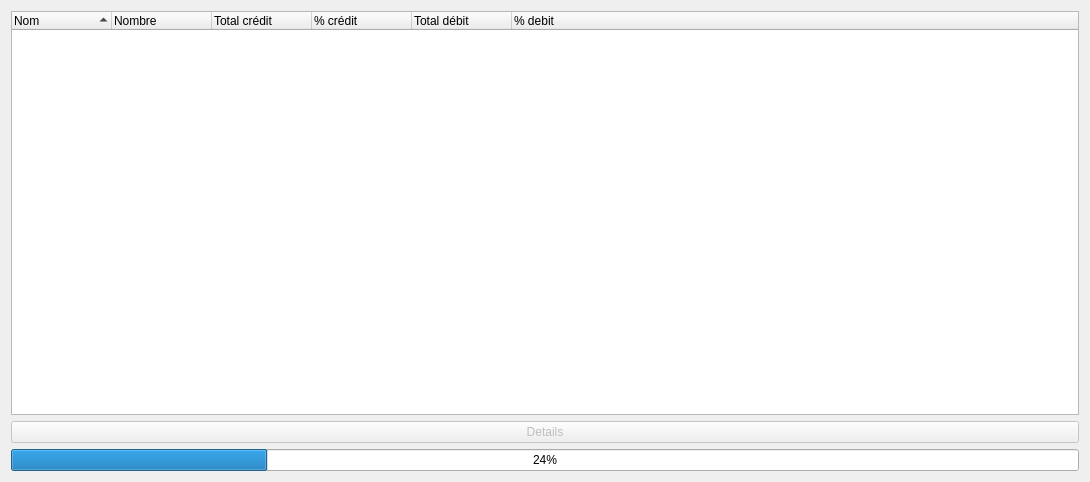
<?xml version="1.0" encoding="UTF-8"?>
<ui version="4.0">
 <class>Dialog</class>
 <widget class="QDialog" name="Dialog">
  <property name="geometry">
   <rect>
    <x>0</x>
    <y>0</y>
    <width>1090</width>
    <height>482</height>
   </rect>
  </property>
  <property name="windowTitle">
   <string notr="true">Statistiques</string>
  </property>
  <layout class="QGridLayout" name="gridLayout_2">
   <item row="2" column="0">
    <widget class="QProgressBar" name="progressbar">
     <property name="value">
      <number>24</number>
     </property>
    </widget>
   </item>
   <item row="0" column="0">
    <widget class="QTreeWidget" name="tree">
     <property name="sortingEnabled">
      <bool>true</bool>
     </property>
     <column>
      <property name="text">
       <string notr="true">Nom</string>
      </property>
     </column>
     <column>
      <property name="text">
       <string notr="true">Nombre</string>
      </property>
     </column>
     <column>
      <property name="text">
       <string notr="true">Total crédit</string>
      </property>
     </column>
     <column>
      <property name="text">
       <string notr="true">% crédit</string>
      </property>
     </column>
     <column>
      <property name="text">
       <string notr="true">Total débit</string>
      </property>
     </column>
     <column>
      <property name="text">
       <string notr="true">% debit</string>
      </property>
     </column>
    </widget>
   </item>
   <item row="1" column="0">
    <widget class="QPushButton" name="details_button">
     <property name="enabled">
      <bool>false</bool>
     </property>
     <property name="text">
      <string notr="true">Details</string>
     </property>
    </widget>
   </item>
  </layout>
 </widget>
 <resources/>
 <connections>
  <connection>
   <sender>details_button</sender>
   <signal>clicked()</signal>
   <receiver>Dialog</receiver>
   <slot>show_details()</slot>
   <hints>
    <hint type="sourcelabel">
     <x>544</x>
     <y>444</y>
    </hint>
    <hint type="destinationlabel">
     <x>544</x>
     <y>240</y>
    </hint>
   </hints>
  </connection>
  <connection>
   <sender>tree</sender>
   <signal>itemSelectionChanged()</signal>
   <receiver>Dialog</receiver>
   <slot>on_selection()</slot>
   <hints>
    <hint type="sourcelabel">
     <x>544</x>
     <y>219</y>
    </hint>
    <hint type="destinationlabel">
     <x>544</x>
     <y>240</y>
    </hint>
   </hints>
  </connection>
 </connections>
 <slots>
  <slot>show_details()</slot>
  <slot>on_selection()</slot>
 </slots>
</ui>
